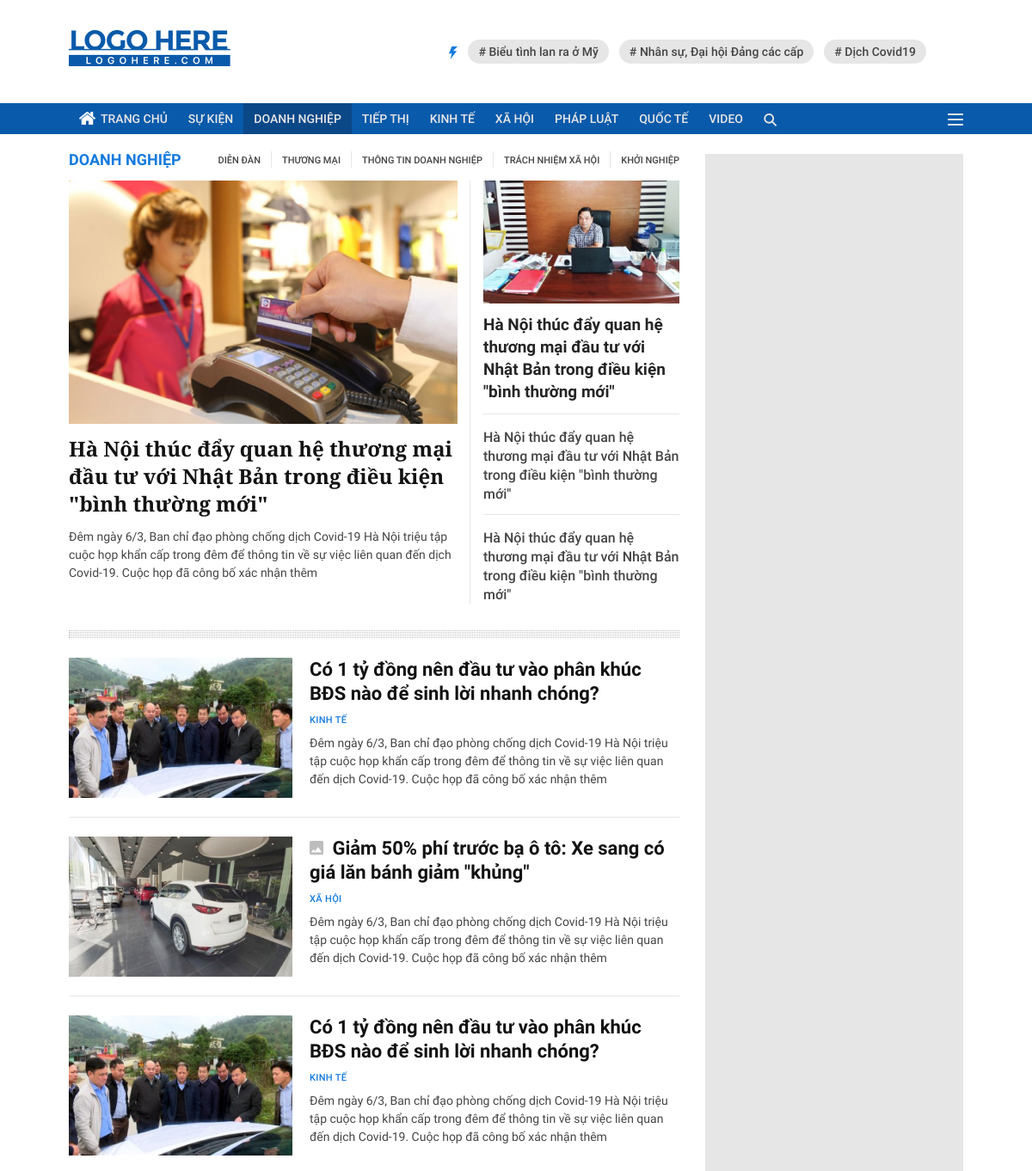
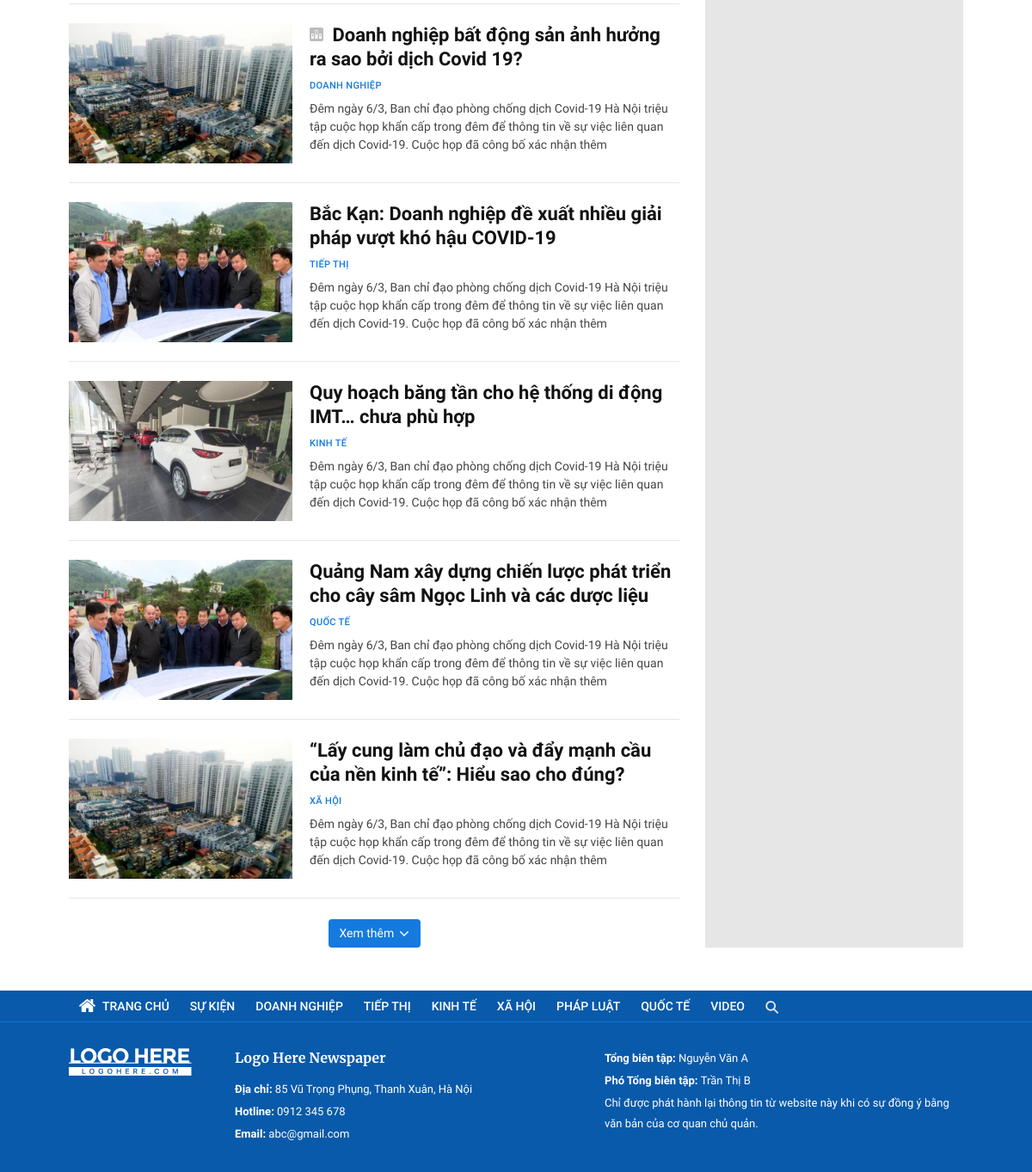
Page /view/business.php on the committed database (2 pictures, top to bottom).
### tables this page shows
CREATE TABLE `image` (
  `id` int(10) NOT NULL,
  `imgurl` varchar(255) NOT NULL,
  `imgsprites` varchar(255) NOT NULL,
  `FK_post` int(10) NOT NULL
);

CREATE TABLE `post` (
  `id` int(10) NOT NULL,
  `title` text NOT NULL,
  `author` varchar(255) NOT NULL,
  `content` text NOT NULL,
  `date` date NOT NULL,
  `brief` text NOT NULL,
  `keyword` text NOT NULL,
  `FK_category` int(10) NOT NULL
);

CREATE TABLE `category` (
  `id` int(10) NOT NULL,
  `title` varchar(255) NOT NULL,
  `cateCode` varchar(50) NOT NULL
);

### view/business.php (the view, shortened to what the rows shown need)
<?php
require_once("../include/sql.php");
?>
<!DOCTYPE html>
<html lang="en">
<head>
    <link rel="stylesheet" href="../css/business.css">
</head>
<body>
    <div class="header">
        <div class="header__top">
            <div class="container">
                <div class="header__top-flex d-flex justify-content-between">
                    <h1 class="header__logo">
                        <a href="index.html"><i class="sprite sprite-header_logo"></i></a>
                    </h1>
                </div>
            </div>
        </div>
    </div>
    <div class="main">
        <div class="container">
            <div class="main__marketing-news">
                <div class="main__aside-layout d-flex">
                    <div class="main__aside-layout-left">
                        <div class="main__aside-leftcorner d-flex">
                            <?php
                                $i = 1;
                                $post = get_post_by_div('highlight', $i);
                                $img = get_img_by_postid($post[0]['id']);
                            ?>
                            <div class="main__highlight-news">
                                <a href="#" class="main__hl-news-img">
                                    <img src="<?php echo $img[0]['imgurl']; ?>" alt='<?php echo $post[0]['title']; ?>'>
                                </a>
                                <h2 class="main__hl-h2"><a href="#" class="main__highlight-news-title" title='<?php echo $post[0]['title']; ?>'>
                                    <?php echo $post[0]['title']; ?>
                                    </a></h2>
                                <a href="#" class="main__news-content-des" title='<?php echo $post[0]['brief']; ?>'><?php echo $post[0]['brief']; ?></a>
                            </div>
                            <div class="main__news-left-rightcorner">
                                <?php
                                    $j = 52;
                                    $postm = get_post($j);
                                    $imgm = get_img_by_postid($postm[0]['id']);
                                ?>
                                <div class="main__news-rightcorner">
                                    <a href="#" class="main__news-rightcorner-1" title='<?php echo $postm[0]['title'];?>'>
                                        <img src="<?php echo $imgm[0]['imgurl']; ?>" alt='<?php echo $postm[0]['title'];?>'>
                                        <?php echo $postm[0]['title'];?>
                                    </a>
                                </div>
                                <div class="main__news-rightcorner">
                                    <a href="#" class="main__news-rightcorner-2" title='<?php echo $postm[0]['title'];?>'>
                                        <?php echo $postm[0]['title'];?>
                                    </a>
                                </div>
                                <div class="main__news-rightcorner">
                                    <a href="#" class="main__news-rightcorner-2" title='<?php echo $postm[0]['title'];?>'>
                                        <?php echo $postm[0]['title'];?>
                                    </a>
                                </div>
                            </div>
                        </div>
                        <div class="main__news-listing">
                            <?php
                            $index2 = get_postid_from_div('mainnews1');
                            for ($i = 0; $i <= 3; $i++) {
                                $post = get_post($index2[$i]['id']);
                                $cate = get_category_by_postid($index2[$i]['id']);
                                $img = get_img_by_postid($index2[$i]['id']);
                            ?>
                                <div class="main__news-listing-item d-flex">
                                    <div class="main__news-item-img">
                                        <a href="#" title='<?php echo $post[0]['title']; ?>'>
                                            <img src="<?php echo $img[0]['imgurl']; ?>" alt='<?php echo $post[0]['title']; ?>'>
                                        </a>
                                    </div>
                                    <div class="main__news-item-content">
                                        <h3>
                                            <a href="#" class="main__news-item-title" title='<?php echo $post[0]['title']; ?>'>
                                                <i class="<?php if ($img[0]['imgsprites'] != '') echo $img[0]['imgsprites'] . ' ' . 'm-right'; ?>"></i>
                                                <?php echo $post[0]['title']; ?>
                                            </a>
                                        </h3>
                                        <a href="#" class="main__news-category-list" title="<?php echo $cate[0]['title']; ?>">
                                            <?php echo $cate[0]['title']; ?>
                                        </a>
                                        <p class="main__news-item-detail"><?php echo $post[0]['brief']; ?></p>
                                    </div>
                                </div>
                            <?php } ?>
                        </div>
                        <div class="main__news-listing">
                            <?php
                            $index2 = get_postid_from_div('mainnews2');
                            for ($i = 0; $i <= 3; $i++) {
                                $post = get_post($index2[$i]['id']);
                                $cate = get_category_by_postid($index2[$i]['id']);
                                $img = get_img_by_postid($index2[$i]['id']);
                            ?>
                                <div class="main__news-listing-item d-flex">
                                    <div class="main__news-item-img">
                                        <a href="#" title='<?php echo $post[0]['title']; ?>'>
                                            <img src="<?php echo $img[0]['imgurl']; ?>" alt='<?php echo $post[0]['title']; ?>'>
                                        </a>
                                    </div>
                                    <div class="main__news-item-content">
                                        <h3>
                                            <a href="#" class="main__news-item-title" title='<?php echo $post[0]['title']; ?>'>
                                                <?php echo $post[0]['title']; ?>
                                            </a>
                                        </h3>
                                        <a href="#" class="main__news-category-list" title="<?php echo $cate[0]['title']; ?>">
                                            <?php echo $cate[0]['title']; ?>
                                        </a>
                                        <p class="main__news-item-detail"><?php echo $post[0]['brief']; ?></p>
                                    </div>
                                </div>
                            <?php } ?>
                        </div>
                    </div>
                </div>
            </div>
        </div>
    </div>
</body>
</html>

### rows in the picture
image: imgurl (picture)
post: title "Hà Nội thúc đẩy quan hệ thương mại đầu tư với Nhật Bản trong điều kiện \"bình thường mới\"", brief "Đêm ngày 6/3, Ban chỉ đạo phòng chống dịch Covid-19 Hà Nội triệu tập cuộc họp khẩn cấp trong đêm để thông tin về sự việc liên quan đến dịch Covid-19. Cuộc họp đã công bố xác nhận thêm"
image: imgurl (picture)
post: title "Hà Nội thúc đẩy quan hệ thương mại đầu tư với Nhật Bản trong điều kiện \"bình thường mới\""
post: image.imgurl (picture), title "Có 1 tỷ đồng nên đầu tư vào phân khúc BĐS nào để sinh lời nhanh chóng?", FK_category.title "KINH TẾ", brief "Đêm ngày 6/3, Ban chỉ đạo phòng chống dịch Covid-19 Hà Nội triệu tập cuộc họp khẩn cấp trong đêm để thông tin về sự việc liên quan đến dịch Covid-19. Cuộc họp đã công bố xác nhận thêm"
post: image.imgurl (picture), title "Giảm 50% phí trước bạ ô tô: Xe sang có giá lăn bánh giảm \"khủng\"", FK_category.title "XÃ HỘI", brief "Đêm ngày 6/3, Ban chỉ đạo phòng chống dịch Covid-19 Hà Nội triệu tập cuộc họp khẩn cấp trong đêm để thông tin về sự việc liên quan đến dịch Covid-19. Cuộc họp đã công bố xác nhận thêm"
post: image.imgurl (picture), title "Có 1 tỷ đồng nên đầu tư vào phân khúc BĐS nào để sinh lời nhanh chóng?", FK_category.title "KINH TẾ", brief "Đêm ngày 6/3, Ban chỉ đạo phòng chống dịch Covid-19 Hà Nội triệu tập cuộc họp khẩn cấp trong đêm để thông tin về sự việc liên quan đến dịch Covid-19. Cuộc họp đã công bố xác nhận thêm"
post: image.imgurl (picture), title "Doanh nghiệp bất động sản ảnh hưởng ra sao bởi dịch Covid 19?", FK_category.title "DOANH NGHIỆP", brief "Đêm ngày 6/3, Ban chỉ đạo phòng chống dịch Covid-19 Hà Nội triệu tập cuộc họp khẩn cấp trong đêm để thông tin về sự việc liên quan đến dịch Covid-19. Cuộc họp đã công bố xác nhận thêm"
post: image.imgurl (picture), title "Bắc Kạn: Doanh nghiệp đề xuất nhiều giải pháp vượt khó hậu COVID-19", FK_category.title "TIẾP THỊ", brief "Đêm ngày 6/3, Ban chỉ đạo phòng chống dịch Covid-19 Hà Nội triệu tập cuộc họp khẩn cấp trong đêm để thông tin về sự việc liên quan đến dịch Covid-19. Cuộc họp đã công bố xác nhận thêm"
post: image.imgurl (picture), title "Quy hoạch băng tần cho hệ thống di động IMT… chưa phù hợp", FK_category.title "KINH TẾ", brief "Đêm ngày 6/3, Ban chỉ đạo phòng chống dịch Covid-19 Hà Nội triệu tập cuộc họp khẩn cấp trong đêm để thông tin về sự việc liên quan đến dịch Covid-19. Cuộc họp đã công bố xác nhận thêm"
post: image.imgurl (picture), title "Quảng Nam xây dựng chiến lược phát triển cho cây sâm Ngọc Linh và các dược liệu", FK_category.title "QUỐC TẾ", brief "Đêm ngày 6/3, Ban chỉ đạo phòng chống dịch Covid-19 Hà Nội triệu tập cuộc họp khẩn cấp trong đêm để thông tin về sự việc liên quan đến dịch Covid-19. Cuộc họp đã công bố xác nhận thêm"
post: image.imgurl (picture), title "“Lấy cung làm chủ đạo và đẩy mạnh cầu của nền kinh tế”: Hiểu sao cho đúng?", FK_category.title "XÃ HỘI", brief "Đêm ngày 6/3, Ban chỉ đạo phòng chống dịch Covid-19 Hà Nội triệu tập cuộc họp khẩn cấp trong đêm để thông tin về sự việc liên quan đến dịch Covid-19. Cuộc họp đã công bố xác nhận thêm"
